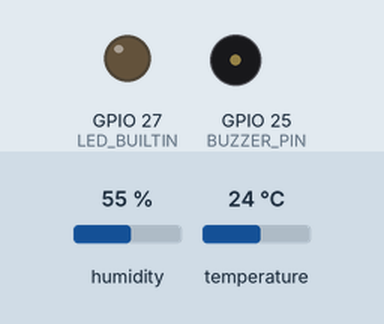
Bench run of a sketch on a simulated ESP32. On the bench: output pins drawn as LEDs (lit = HIGH), buzzer (waves = sounding, pin HIGH). Dashed ring = blinking. The inputs (shaded band) are chosen by the test bench; at power-on: temperature 24 °C, humidity 55 %. WiFi joins after 1.5 s; servers stay silent unless stated.

Above: at 3.0 s.
3.1 s: temperature set to 30 °C
6.0 s: temperature set to 33 °C
At 7.6 s:
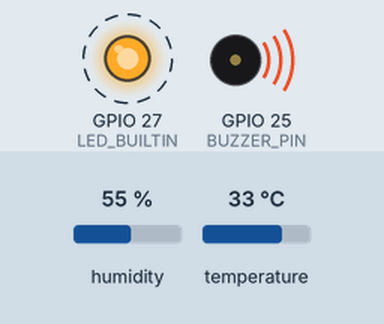
12.2 s: humidity set to 50 %
15.7 s: humidity set to 47 %
At 16.9 s:
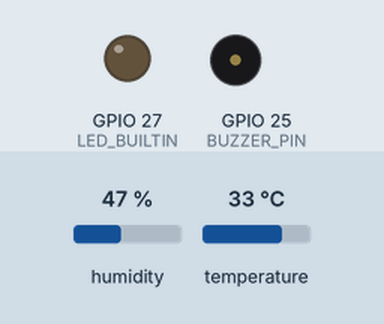
17.4 s: humidity set to 68 %
At 19.8 s:
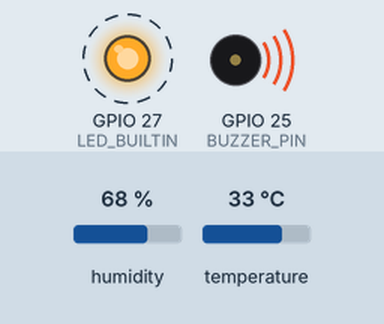
Timing chart, 0 to 24.6 s (numbered marks = the images above; inputs shaded):
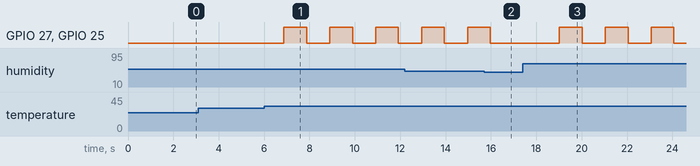

The sketch:

4.Heatstroke-alert.ino
```cpp
#define BLYNK_PRINT Serial

#include <DHT.h>                                  //DHT.hのライブラリを取り込む
#include <math.h>                                 //math.hのライブラリを取り込む
#include <WiFi.h>                                 //WiFi.hのライブラリを取り込む
#include <WiFiClient.h>                           //WiFiClient.hのライブラリを取り込む
#include <BlynkSimpleEsp32.h>                     //BlynkSimpleEsp32.hのライブラリを取り込む

const char* Blynk_auth = "xxxxxxxxx";             //Blynkに書いてある AUTH TOKEN
const char* WiFi_SSID = "Your_WiFi_SSID";         //接続先のWiFiのSSIDを入力する
const char* WiFi_PASSWORD = "Your_WiFi_PASSWORD"; //接続先のWiFiのパスワードを入力する

const int BUZZER_PIN = 25;                        //定数BUZZER_PINは整数型で16番ピンであると定義する
const int LED_BUILTIN = 27;                       //1定数LED_PINは27番ピンであると定義する

const uint8_t DHT_PIN = 16;                       //DHT11を使用した場合
const uint8_t DHT_TYPE = DHT11;                   //DHT11を使用した場合
//const uint8_t DHT_TYPE = DHT21;                 //DHT21, AM2301を使用した場合
//const uint8_t DHT_TYPE = DHT22;                 //DHT22, AM2302, AM2321を使用した場合

DHT dht(DHT_PIN, DHT_TYPE);
BlynkTimer timer;

void TimerSensor() {                              //サブルーティンTimerSensorを定義する
  float Hum = dht.readHumidity();                 //Humはdhtの湿度を読み込んだ値
  float Temp = dht.readTemperature();             //Tempはdhtの温度を読み込んだ値
  if (isnan(Hum) || isnan(Temp)) {                //Hum,Tempの値がなかった場合、エラーを表示する
   Serial.println("Failed to read from DHT sensor!");
   return;
  }
  Blynk.virtualWrite(V0, Hum);                    //湿度をBlynkに送る
  Blynk.virtualWrite(V1, Temp);                   //温度をBlynkに送る

  if (Temp >= expf(3.737622-0.005*Hum)) {         //熱中症の警告領域を近似計算
   Blynk.notify("熱中症に注意して下さい");
   digitalWrite(BUZZER_PIN, HIGH);                //BUZZER_PINの電圧値をHIGHにしてLEDを点灯
   digitalWrite(LED_BUILTIN, HIGH);               //LED_BUILTINの電圧値をHIGHにしてLEDを点灯
  }
  delay(1000);                                    //1000ミリ秒待つ
  digitalWrite(BUZZER_PIN, LOW);                  //BUZZER_PINの電圧値をLOWにしてLEDを消灯
  digitalWrite(LED_BUILTIN, LOW);                 //LED_BUILTINの電圧値をLOWにしてLEDを消灯
  delay(1000);                                    //1000ミリ秒待つ
}

void setup() {
  pinMode(BUZZER_PIN, OUTPUT);                    //BUZZER_PINを出力用として使うと定義する
  pinMode(LED_BUILTIN, OUTPUT);                   //LED_PINを出力用として使うと定義する
  Serial.begin(115200);                           //ボーレイト115200bpsでシリアル通信をする
  Blynk.begin(Blynk_auth,WiFi_SSID,WiFi_PASSWORD);//Blynk.begin処理を使う。内容はBlynkSimpleEsp32.hの中に書いてある
  dht.begin();                                    //dht.begin処理を使う。内容はDHT.hの中に書いてある
  timer.setInterval(1000L, TimerSensor);          //TimerSensorを1000ミリ秒に一度呼び出す
}

void loop() {
  Blynk.run();
  timer.run();
}
```

Measured:
- the behaviour switches between 31 and 32 °C on temperature (found by bisection; images 0 and 1)
- the behaviour switches between 49 and 48 % on humidity (found by bisection; images 1 and 2)
- after the input at 3.1 s, every drawn part: stays the same
- after the input at 6.0 s, GPIO 27 (LED_BUILTIN), GPIO 25 (BUZZER_PIN): alternates HIGH for 1.0 s and LOW for 1.0 s, starting after 0.88 s
- after the input at 15.7 s, GPIO 27 (LED_BUILTIN), GPIO 25 (BUZZER_PIN): goes on until 16.0 s, then stays LOW
- after the input at 17.4 s, GPIO 27 (LED_BUILTIN), GPIO 25 (BUZZER_PIN): alternates HIGH for 1.0 s and LOW for 1.0 s, starting after 1.6 s
